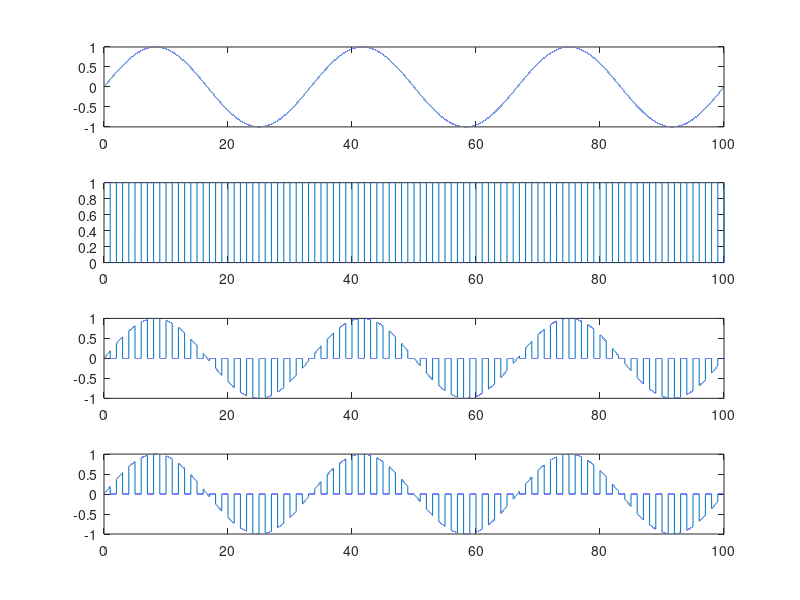

Reproduce this figure in MATLAB.
clc
clear all
close all
fm= 0.03;
fc= 0.5;
Ac= 1;
Am= 1;
Kf=0.5;
t = 0:0.001:100;
fdev=0.5;

%Bm=(Kf*Am)/fm;
Bm= 10;

Ct= 0.5.*square(2*pi*fc*t) + 0.5;
Mt= Am.* sin (2.*pi.*fm.*t);
PA = Ct.*Mt;

subplot (4,1,1)
plot (t,Mt)
 
subplot (4,1,2)
plot (t,Ct)

subplot (4,1,3)
plot (t,PA)

subplot(4,1,4)
plot (t,PA)